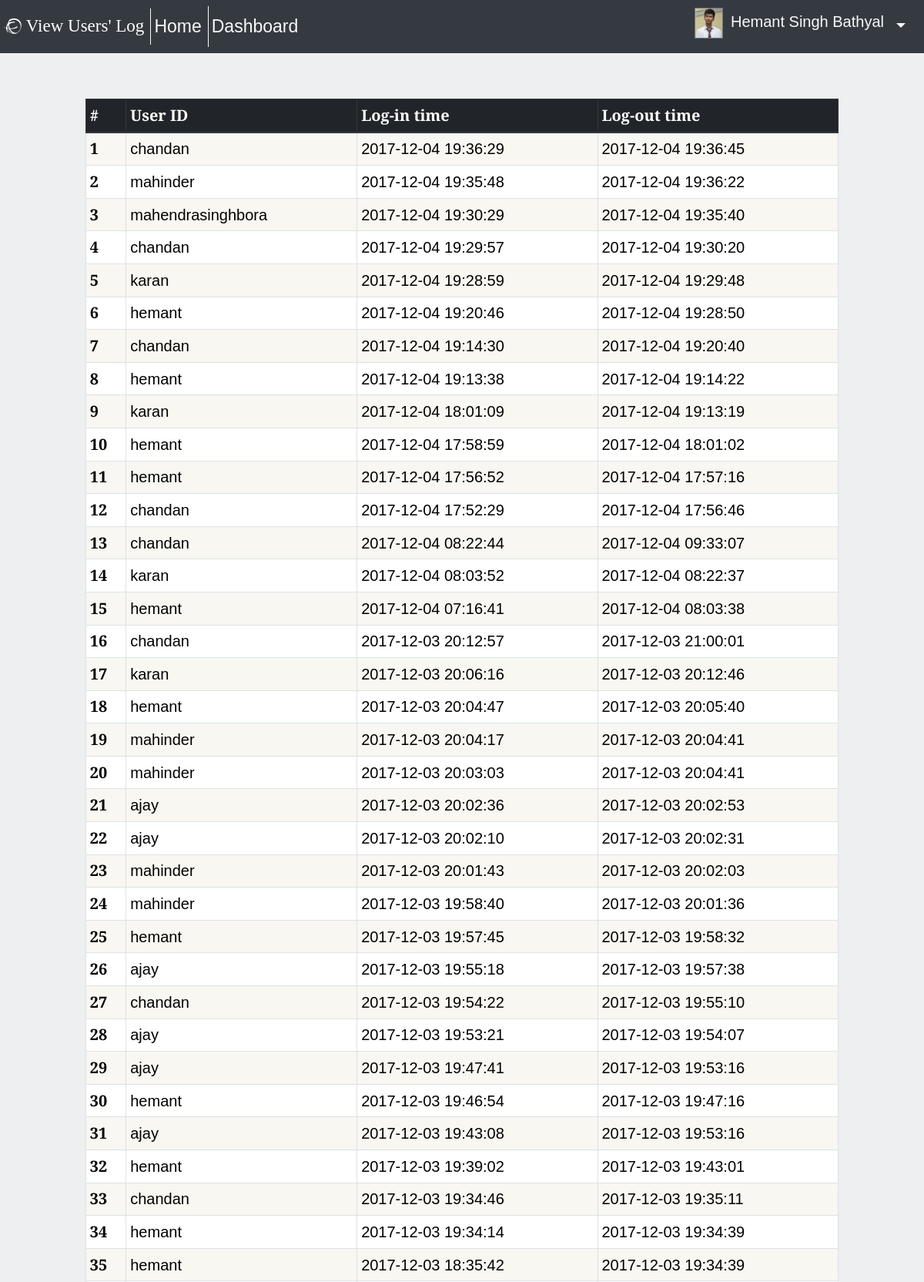
The page /admin/masters/view_log.php (signed in, upper part) on the database its author committed.
### tables this page shows
CREATE TABLE `users_log` (
  `LOG_ID` int(11) NOT NULL,
  `USER_ID` varchar(50) NOT NULL,
  `LOG_IN_TIME` timestamp NOT NULL,
  `LOG_OUT_TIME` timestamp NULL DEFAULT NULL
);

### admin/masters/view_log.php (the view, shortened to what this page needs)
<?php session_start();
if (isset($_SESSION['userid']) && ($_SESSION['userstatus'] == 'ADMIN')) {
	require '../../php/db_config.php';
	$navBrand = "View Users' Log";
	$result = $con->query("SELECT * FROM users_log ORDER BY LOG_IN_TIME DESC;");
?>
<!doctype html>
<html lang="en">
	<head>
		<link rel="stylesheet" href="https://maxcdn.bootstrapcdn.com/bootstrap/4.0.0-beta.2/css/bootstrap.min.css">
		<link rel="stylesheet" href="<?php echo my_site_path; ?>/css/main.css" type="text/css">
		<link rel="stylesheet" href="<?php echo my_site_path; ?>/css/font-awesome/css/font-awesome.min.css">
	</head>
	<body>
		<header>
			<?php require '../../templates/navbar.php'; ?>
		</header>
		<div class="container-fluid mt-5">
			<div class="row px-5 mx-5">
				<table class="table table-bordered table-striped mt-3 bg-white table-sm">
					<thead class="thead-dark">
						<tr>
							<th scope="col">#</th>
							<th scope="col">User ID</th>
							<th scope="col">Log-in time</th>
							<th scope="col">Log-out time</th>
						</tr>
					</thead>
					<tbody>
						<?php $i = 1;    ?>
						<?php while ($row = $result->fetch_assoc()){ ?>
							<tr>
								<th scope="row"><?php echo $i++; ?></th>
								<td><?php echo $row['USER_ID']; ?></td>
								<td><?php echo $row['LOG_IN_TIME']; ?></td>
								<td><?php echo $row['LOG_OUT_TIME']; ?></td>
							</tr>
						<?php } ?>
					</tbody>
				</table>
			</div>
 		</div>
	</body>
</html>
<?php } else {
	$_SESSION['intruder'] = 'Hey, hang on there! You gotta sign in first.';
	if ((isset($_SESSION['userid'])) && ($_SESSION['userstatus']) != 'ADMIN') {
		$_SESSION['noAuthority'] = "Hello friend, you don't belong here. Try once you're an admin.";
    }
    header("Location: ../../index.php");
}

### css/templates/navbar.php (shortened to what this page needs)
<nav class="pl-1 pr-0 navbar navbar-expand-md navbar-dark fixed-top bg-dark">
	<div class="navbar-brand lead border border-light border-left-0 border-bottom-0 border-top-0 pr-2 mr-0">
		<i class="fa fa-ravelry" aria-hidden="true"></i>
		<span style="font-family: 'Alegreya', Georgia, serif; font-size: 23px;"><?php echo $navBrand; ?></span>
	</div>
	<div class="collapse navbar-collapse" id="navbarsExampleDefault">
		<ul class="navbar-nav mr-auto">
			<li class="nav-item">
				<a class="nav-link text-light lead pl-1 ml-0 border border-light border-left-0 border-bottom-0 border-top-0" href="<?php echo my_site_path; ?>/index.php" style="font-family: 'Alegreya Sans SC', 'Alegreya Sans', Verdana, Tahoma, sans-serif; font-weight: normal; font-size: 23px;">Home <span class="sr-only">(Fee management system)</span></a>
			</li>
			<li class="nav-item">
				<a class="nav-link text-light lead pl-1 ml-0" href="<?php echo my_site_path; ?>/<?php echo $_SESSION['userstatus']; ?>/index.php" style="font-family: 'Alegreya Sans SC', 'Alegreya Sans', Verdana, Tahoma, sans-serif; font-weight: normal; font-size: 23px;">Dashboard <span class="sr-only">(<?php echo $_SESSION['userstatus'] . "'s dashboard"; ?>)</span></a>
			</li>
		</ul>
		<div class="btn-group order-1">
			<span class="text-light lead">
				<?php if (isset($_SESSION['thumbnail']) && $_SESSION['thumbnail'] != '') { ?>
					<img src="<?php echo $_SESSION['thumbnail']; ?>" class="navbar-item navbar-link mr-1 border border-secondary" style="max-width: 40px; max-height: 40px">
				<?php } ?>
				<?php echo $_SESSION['username']; ?>
			</span>
			<a class="nav-item nav-link dropdown-toggle mr-md-2 text-light" href="#" id="bd-versions" data-toggle="dropdown" aria-haspopup="true" aria-expanded="false"></a>
		</div>
	</div>
</nav>

### css/main.css (style rules this page uses)
body { background-color: #EDEFF0; padding-top: 4rem; font-family: 'Alegreya Sans', Verdana, Tahoma, sans-serif; font-size: 1.25em; line-height: 1.6; margin: 0; color: #000; font-feature-settings: "kern", "liga"; -moz-font-feature-settings: "kern", "liga"; -moz-font-feature-settings: "kern=1", "liga=1"; -ms-font-feature-settings: "kern", "liga"; -o-font-feature-settings: "kern", "liga"; -webkit-font-feature-settings: "kern", "liga"; }
.table-striped tbody tr:nth-of-type(odd) { background-color:rgba(246,244,236,.75); }
.table { box-shadow: 0 2px 0 rgba(0,0,0,0.06); }

### rows shown on the page
users_log: USER_ID "chandan", LOG_IN_TIME "2017-12-04 19:36:29", LOG_OUT_TIME "2017-12-04 19:36:45"
users_log: USER_ID "mahinder", LOG_IN_TIME "2017-12-04 19:35:48", LOG_OUT_TIME "2017-12-04 19:36:22"
users_log: USER_ID "mahendrasinghbora", LOG_IN_TIME "2017-12-04 19:30:29", LOG_OUT_TIME "2017-12-04 19:35:40"
users_log: USER_ID "chandan", LOG_IN_TIME "2017-12-04 19:29:57", LOG_OUT_TIME "2017-12-04 19:30:20"
users_log: USER_ID "karan", LOG_IN_TIME "2017-12-04 19:28:59", LOG_OUT_TIME "2017-12-04 19:29:48"
users_log: USER_ID "hemant", LOG_IN_TIME "2017-12-04 19:20:46", LOG_OUT_TIME "2017-12-04 19:28:50"
users_log: USER_ID "chandan", LOG_IN_TIME "2017-12-04 19:14:30", LOG_OUT_TIME "2017-12-04 19:20:40"
users_log: USER_ID "hemant", LOG_IN_TIME "2017-12-04 19:13:38", LOG_OUT_TIME "2017-12-04 19:14:22"
users_log: USER_ID "karan", LOG_IN_TIME "2017-12-04 18:01:09", LOG_OUT_TIME "2017-12-04 19:13:19"
users_log: USER_ID "hemant", LOG_IN_TIME "2017-12-04 17:58:59", LOG_OUT_TIME "2017-12-04 18:01:02"
users_log: USER_ID "hemant", LOG_IN_TIME "2017-12-04 17:56:52", LOG_OUT_TIME "2017-12-04 17:57:16"
users_log: USER_ID "chandan", LOG_IN_TIME "2017-12-04 17:52:29", LOG_OUT_TIME "2017-12-04 17:56:46"
users_log: USER_ID "chandan", LOG_IN_TIME "2017-12-04 08:22:44", LOG_OUT_TIME "2017-12-04 09:33:07"
users_log: USER_ID "karan", LOG_IN_TIME "2017-12-04 08:03:52", LOG_OUT_TIME "2017-12-04 08:22:37"
users_log: USER_ID "hemant", LOG_IN_TIME "2017-12-04 07:16:41", LOG_OUT_TIME "2017-12-04 08:03:38"
users_log: USER_ID "chandan", LOG_IN_TIME "2017-12-03 20:12:57", LOG_OUT_TIME "2017-12-03 21:00:01"
users_log: USER_ID "karan", LOG_IN_TIME "2017-12-03 20:06:16", LOG_OUT_TIME "2017-12-03 20:12:46"
users_log: USER_ID "hemant", LOG_IN_TIME "2017-12-03 20:04:47", LOG_OUT_TIME "2017-12-03 20:05:40"
users_log: USER_ID "mahinder", LOG_IN_TIME "2017-12-03 20:04:17", LOG_OUT_TIME "2017-12-03 20:04:41"
users_log: USER_ID "mahinder", LOG_IN_TIME "2017-12-03 20:03:03", LOG_OUT_TIME "2017-12-03 20:04:41"
users_log: USER_ID "ajay", LOG_IN_TIME "2017-12-03 20:02:36", LOG_OUT_TIME "2017-12-03 20:02:53"
users_log: USER_ID "ajay", LOG_IN_TIME "2017-12-03 20:02:10", LOG_OUT_TIME "2017-12-03 20:02:31"
users_log: USER_ID "mahinder", LOG_IN_TIME "2017-12-03 20:01:43", LOG_OUT_TIME "2017-12-03 20:02:03"
users_log: USER_ID "mahinder", LOG_IN_TIME "2017-12-03 19:58:40", LOG_OUT_TIME "2017-12-03 20:01:36"
users_log: USER_ID "hemant", LOG_IN_TIME "2017-12-03 19:57:45", LOG_OUT_TIME "2017-12-03 19:58:32"
users_log: USER_ID "ajay", LOG_IN_TIME "2017-12-03 19:55:18", LOG_OUT_TIME "2017-12-03 19:57:38"
users_log: USER_ID "chandan", LOG_IN_TIME "2017-12-03 19:54:22", LOG_OUT_TIME "2017-12-03 19:55:10"
users_log: USER_ID "ajay", LOG_IN_TIME "2017-12-03 19:53:21", LOG_OUT_TIME "2017-12-03 19:54:07"
users_log: USER_ID "ajay", LOG_IN_TIME "2017-12-03 19:47:41", LOG_OUT_TIME "2017-12-03 19:53:16"
users_log: USER_ID "hemant", LOG_IN_TIME "2017-12-03 19:46:54", LOG_OUT_TIME "2017-12-03 19:47:16"
users_log: USER_ID "ajay", LOG_IN_TIME "2017-12-03 19:43:08", LOG_OUT_TIME "2017-12-03 19:53:16"
users_log: USER_ID "hemant", LOG_IN_TIME "2017-12-03 19:39:02", LOG_OUT_TIME "2017-12-03 19:43:01"
users_log: USER_ID "chandan", LOG_IN_TIME "2017-12-03 19:34:46", LOG_OUT_TIME "2017-12-03 19:35:11"
users_log: USER_ID "hemant", LOG_IN_TIME "2017-12-03 19:34:14", LOG_OUT_TIME "2017-12-03 19:34:39"
users_log: USER_ID "hemant", LOG_IN_TIME "2017-12-03 18:35:42", LOG_OUT_TIME "2017-12-03 19:34:39"

### other values the page prints
$navBrand "View Users' Log"
$_SESSION['username'] "Hemant Singh Bathyal"
